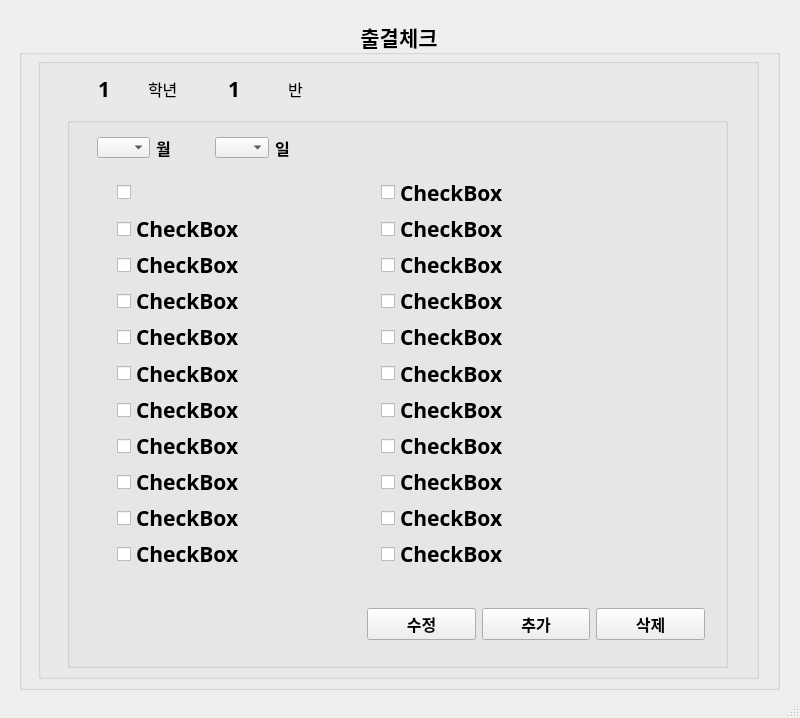
<?xml version="1.0" encoding="UTF-8"?>
<ui version="4.0">
 <class>MainWindow</class>
 <widget class="QMainWindow" name="MainWindow">
  <property name="geometry">
   <rect>
    <x>0</x>
    <y>0</y>
    <width>800</width>
    <height>718</height>
   </rect>
  </property>
  <property name="font">
   <font>
    <family>D2Coding</family>
   </font>
  </property>
  <property name="windowTitle">
   <string>OO고등학교 출결관리앱</string>
  </property>
  <widget class="QWidget" name="centralwidget">
   <widget class="QWidget" name="verticalLayoutWidget">
    <property name="geometry">
     <rect>
      <x>19</x>
      <y>19</y>
      <width>761</width>
      <height>671</height>
     </rect>
    </property>
    <layout class="QVBoxLayout" name="verticalLayout">
     <item>
      <layout class="QHBoxLayout" name="horizontalLayout">
       <item>
        <widget class="QGroupBox" name="groupBox">
         <property name="font">
          <font>
           <pointsize>16</pointsize>
           <weight>75</weight>
           <bold>true</bold>
          </font>
         </property>
         <property name="title">
          <string>출결체크</string>
         </property>
         <property name="alignment">
          <set>Qt::AlignCenter</set>
         </property>
         <widget class="QGroupBox" name="groupBox_2">
          <property name="geometry">
           <rect>
            <x>19</x>
            <y>39</y>
            <width>721</width>
            <height>621</height>
           </rect>
          </property>
          <property name="title">
           <string/>
          </property>
          <widget class="QLabel" name="label">
           <property name="geometry">
            <rect>
             <x>110</x>
             <y>20</y>
             <width>61</width>
             <height>21</height>
            </rect>
           </property>
           <property name="font">
            <font>
             <pointsize>12</pointsize>
             <weight>50</weight>
             <bold>false</bold>
            </font>
           </property>
           <property name="text">
            <string>학년</string>
           </property>
          </widget>
          <widget class="QLabel" name="label_2">
           <property name="geometry">
            <rect>
             <x>250</x>
             <y>10</y>
             <width>71</width>
             <height>41</height>
            </rect>
           </property>
           <property name="font">
            <font>
             <pointsize>12</pointsize>
             <weight>50</weight>
             <bold>false</bold>
            </font>
           </property>
           <property name="text">
            <string>반</string>
           </property>
          </widget>
          <widget class="QLabel" name="label_4">
           <property name="geometry">
            <rect>
             <x>60</x>
             <y>20</y>
             <width>81</width>
             <height>21</height>
            </rect>
           </property>
           <property name="text">
            <string>1</string>
           </property>
          </widget>
          <widget class="QLabel" name="label_5">
           <property name="geometry">
            <rect>
             <x>190</x>
             <y>20</y>
             <width>81</width>
             <height>21</height>
            </rect>
           </property>
           <property name="text">
            <string>1</string>
           </property>
          </widget>
          <widget class="QGroupBox" name="groupBox_3">
           <property name="geometry">
            <rect>
             <x>29</x>
             <y>59</y>
             <width>661</width>
             <height>551</height>
            </rect>
           </property>
           <property name="title">
            <string/>
           </property>
           <widget class="QWidget" name="horizontalLayoutWidget_2">
            <property name="geometry">
             <rect>
              <x>30</x>
              <y>20</y>
              <width>231</width>
              <height>21</height>
             </rect>
            </property>
            <layout class="QHBoxLayout" name="horizontalLayout_2">
             <item>
              <widget class="QComboBox" name="comboBox">
               <item>
                <property name="text">
                 <string/>
                </property>
               </item>
               <item>
                <property name="text">
                 <string>1</string>
                </property>
               </item>
               <item>
                <property name="text">
                 <string>2</string>
                </property>
               </item>
               <item>
                <property name="text">
                 <string>3</string>
                </property>
               </item>
               <item>
                <property name="text">
                 <string>4</string>
                </property>
               </item>
               <item>
                <property name="text">
                 <string>5</string>
                </property>
               </item>
               <item>
                <property name="text">
                 <string>6</string>
                </property>
               </item>
               <item>
                <property name="text">
                 <string>7</string>
                </property>
               </item>
               <item>
                <property name="text">
                 <string>8</string>
                </property>
               </item>
               <item>
                <property name="text">
                 <string>9</string>
                </property>
               </item>
               <item>
                <property name="text">
                 <string>10</string>
                </property>
               </item>
               <item>
                <property name="text">
                 <string>11</string>
                </property>
               </item>
               <item>
                <property name="text">
                 <string>12</string>
                </property>
               </item>
              </widget>
             </item>
             <item>
              <widget class="QLabel" name="label_3">
               <property name="font">
                <font>
                 <pointsize>12</pointsize>
                </font>
               </property>
               <property name="text">
                <string>월</string>
               </property>
               <property name="alignment">
                <set>Qt::AlignLeading|Qt::AlignLeft|Qt::AlignVCenter</set>
               </property>
              </widget>
             </item>
             <item>
              <widget class="QComboBox" name="comboBox_2">
               <item>
                <property name="text">
                 <string/>
                </property>
               </item>
               <item>
                <property name="text">
                 <string>1</string>
                </property>
               </item>
               <item>
                <property name="text">
                 <string>2</string>
                </property>
               </item>
               <item>
                <property name="text">
                 <string>3</string>
                </property>
               </item>
               <item>
                <property name="text">
                 <string>4</string>
                </property>
               </item>
               <item>
                <property name="text">
                 <string>5</string>
                </property>
               </item>
               <item>
                <property name="text">
                 <string>6</string>
                </property>
               </item>
               <item>
                <property name="text">
                 <string>7</string>
                </property>
               </item>
               <item>
                <property name="text">
                 <string>8</string>
                </property>
               </item>
               <item>
                <property name="text">
                 <string>9</string>
                </property>
               </item>
               <item>
                <property name="text">
                 <string>10</string>
                </property>
               </item>
               <item>
                <property name="text">
                 <string>11</string>
                </property>
               </item>
               <item>
                <property name="text">
                 <string>12</string>
                </property>
               </item>
               <item>
                <property name="text">
                 <string>13</string>
                </property>
               </item>
               <item>
                <property name="text">
                 <string>14</string>
                </property>
               </item>
               <item>
                <property name="text">
                 <string>15</string>
                </property>
               </item>
               <item>
                <property name="text">
                 <string>16</string>
                </property>
               </item>
               <item>
                <property name="text">
                 <string>17</string>
                </property>
               </item>
               <item>
                <property name="text">
                 <string>18</string>
                </property>
               </item>
               <item>
                <property name="text">
                 <string>19</string>
                </property>
               </item>
               <item>
                <property name="text">
                 <string>20</string>
                </property>
               </item>
               <item>
                <property name="text">
                 <string>21</string>
                </property>
               </item>
               <item>
                <property name="text">
                 <string>22</string>
                </property>
               </item>
               <item>
                <property name="text">
                 <string>23</string>
                </property>
               </item>
               <item>
                <property name="text">
                 <string>24</string>
                </property>
               </item>
               <item>
                <property name="text">
                 <string>25</string>
                </property>
               </item>
               <item>
                <property name="text">
                 <string>26</string>
                </property>
               </item>
               <item>
                <property name="text">
                 <string>27</string>
                </property>
               </item>
               <item>
                <property name="text">
                 <string>28</string>
                </property>
               </item>
               <item>
                <property name="text">
                 <string>29</string>
                </property>
               </item>
               <item>
                <property name="text">
                 <string>30</string>
                </property>
               </item>
               <item>
                <property name="text">
                 <string>31</string>
                </property>
               </item>
              </widget>
             </item>
             <item>
              <widget class="QLabel" name="label_6">
               <property name="font">
                <font>
                 <pointsize>12</pointsize>
                </font>
               </property>
               <property name="text">
                <string>일</string>
               </property>
              </widget>
             </item>
            </layout>
           </widget>
           <widget class="QWidget" name="gridLayoutWidget">
            <property name="geometry">
             <rect>
              <x>50</x>
              <y>60</y>
              <width>521</width>
              <height>392</height>
             </rect>
            </property>
            <layout class="QGridLayout" name="gridLayout">
             <item row="9" column="1">
              <widget class="QCheckBox" name="checkBox_19">
               <property name="text">
                <string>CheckBox</string>
               </property>
              </widget>
             </item>
             <item row="1" column="0">
              <layout class="QVBoxLayout" name="verticalLayout_21">
               <item>
                <widget class="QCheckBox" name="checkBox">
                 <property name="text">
                  <string>CheckBox</string>
                 </property>
                </widget>
               </item>
              </layout>
             </item>
             <item row="10" column="1">
              <widget class="QCheckBox" name="checkBox_20">
               <property name="text">
                <string>CheckBox</string>
               </property>
              </widget>
             </item>
             <item row="7" column="1">
              <widget class="QCheckBox" name="checkBox_17">
               <property name="text">
                <string>CheckBox</string>
               </property>
              </widget>
             </item>
             <item row="8" column="1">
              <widget class="QCheckBox" name="checkBox_18">
               <property name="text">
                <string>CheckBox</string>
               </property>
              </widget>
             </item>
             <item row="6" column="1">
              <widget class="QCheckBox" name="checkBox_16">
               <property name="text">
                <string>CheckBox</string>
               </property>
              </widget>
             </item>
             <item row="5" column="1">
              <widget class="QCheckBox" name="checkBox_15">
               <property name="text">
                <string>CheckBox</string>
               </property>
              </widget>
             </item>
             <item row="3" column="1">
              <widget class="QCheckBox" name="checkBox_13">
               <property name="text">
                <string>CheckBox</string>
               </property>
              </widget>
             </item>
             <item row="2" column="1">
              <widget class="QCheckBox" name="checkBox_12">
               <property name="text">
                <string>CheckBox</string>
               </property>
              </widget>
             </item>
             <item row="4" column="1">
              <widget class="QCheckBox" name="checkBox_14">
               <property name="text">
                <string>CheckBox</string>
               </property>
              </widget>
             </item>
             <item row="1" column="1">
              <widget class="QCheckBox" name="checkBox_11">
               <property name="text">
                <string>CheckBox</string>
               </property>
              </widget>
             </item>
             <item row="0" column="1">
              <layout class="QVBoxLayout" name="verticalLayout_2">
               <item>
                <widget class="QCheckBox" name="checkBox_22">
                 <property name="text">
                  <string>CheckBox</string>
                 </property>
                </widget>
               </item>
              </layout>
             </item>
             <item row="0" column="0">
              <widget class="QCheckBox" name="checkBox_21">
               <property name="text">
                <string/>
               </property>
              </widget>
             </item>
             <item row="5" column="0">
              <layout class="QVBoxLayout" name="verticalLayout_18">
               <item>
                <widget class="QCheckBox" name="checkBox_5">
                 <property name="text">
                  <string>CheckBox</string>
                 </property>
                </widget>
               </item>
              </layout>
             </item>
             <item row="9" column="0">
              <layout class="QVBoxLayout" name="verticalLayout_14">
               <item>
                <widget class="QCheckBox" name="checkBox_9">
                 <property name="text">
                  <string>CheckBox</string>
                 </property>
                </widget>
               </item>
              </layout>
             </item>
             <item row="7" column="0">
              <layout class="QVBoxLayout" name="verticalLayout_16">
               <item>
                <widget class="QCheckBox" name="checkBox_7">
                 <property name="text">
                  <string>CheckBox</string>
                 </property>
                </widget>
               </item>
              </layout>
             </item>
             <item row="8" column="0">
              <layout class="QVBoxLayout" name="verticalLayout_15">
               <item>
                <widget class="QCheckBox" name="checkBox_8">
                 <property name="text">
                  <string>CheckBox</string>
                 </property>
                </widget>
               </item>
              </layout>
             </item>
             <item row="10" column="0">
              <layout class="QVBoxLayout" name="verticalLayout_13">
               <item>
                <widget class="QCheckBox" name="checkBox_10">
                 <property name="text">
                  <string>CheckBox</string>
                 </property>
                </widget>
               </item>
              </layout>
             </item>
             <item row="3" column="0">
              <layout class="QVBoxLayout" name="verticalLayout_20">
               <item>
                <widget class="QCheckBox" name="checkBox_3">
                 <property name="text">
                  <string>CheckBox</string>
                 </property>
                </widget>
               </item>
              </layout>
             </item>
             <item row="2" column="0">
              <layout class="QVBoxLayout" name="verticalLayout_3">
               <item>
                <widget class="QCheckBox" name="checkBox_2">
                 <property name="text">
                  <string>CheckBox</string>
                 </property>
                </widget>
               </item>
              </layout>
             </item>
             <item row="6" column="0">
              <layout class="QVBoxLayout" name="verticalLayout_17">
               <item>
                <widget class="QCheckBox" name="checkBox_6">
                 <property name="text">
                  <string>CheckBox</string>
                 </property>
                </widget>
               </item>
              </layout>
             </item>
             <item row="4" column="0">
              <layout class="QVBoxLayout" name="verticalLayout_19">
               <item>
                <widget class="QCheckBox" name="checkBox_4">
                 <property name="text">
                  <string>CheckBox</string>
                 </property>
                </widget>
               </item>
              </layout>
             </item>
            </layout>
           </widget>
           <widget class="QWidget" name="horizontalLayoutWidget">
            <property name="geometry">
             <rect>
              <x>300</x>
              <y>490</y>
              <width>338</width>
              <height>34</height>
             </rect>
            </property>
            <layout class="QHBoxLayout" name="horizontalLayout_3">
             <item>
              <widget class="QPushButton" name="pushButton_2">
               <property name="font">
                <font>
                 <pointsize>12</pointsize>
                </font>
               </property>
               <property name="text">
                <string>수정</string>
               </property>
              </widget>
             </item>
             <item>
              <widget class="QPushButton" name="pushButton">
               <property name="font">
                <font>
                 <pointsize>12</pointsize>
                </font>
               </property>
               <property name="text">
                <string>추가</string>
               </property>
              </widget>
             </item>
             <item>
              <widget class="QPushButton" name="pushButton_3">
               <property name="font">
                <font>
                 <pointsize>12</pointsize>
                </font>
               </property>
               <property name="text">
                <string>삭제</string>
               </property>
              </widget>
             </item>
            </layout>
           </widget>
          </widget>
         </widget>
        </widget>
       </item>
      </layout>
     </item>
    </layout>
   </widget>
  </widget>
  <widget class="QStatusBar" name="statusbar"/>
 </widget>
 <resources/>
 <connections/>
</ui>
